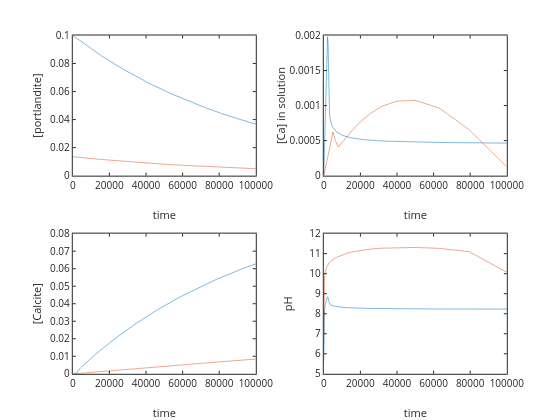

Notebook source saved alongside this figure:
### Code cell
display('red phreeqc blue ODE')

% call ODE solver

[t, C]=ode45(dCdtrate,[0 100000],[0.1 1e-6 0]);

port=C(:,1); %portlandite left over
calcite=C(:,2); %Calcite formed
Ca=C(:,3); %Ca
pH=[]; % pH reset

for i=1:size(Ca,1)
    [H,OH,H2CO3,HCO3,CO3]=CCaspeciesopen(Ca(i),Kw,KH,Ka1,Ka2,PCO2);
    pH(i)=-log10(H);
end

subplot(221); plot(t,port,time,portlanditephreeqc); ylabel('[portlandite]'); xlabel('time')
subplot(222); plot(t,Ca,time,Caphreeqc); ylabel('[Ca] in solution'); xlabel('time')
subplot(223); plot(t,calcite,time,calcitephreeqc); ylabel('[Calcite]'); xlabel('time')
subplot(224); plot(t,pH,time,pHphreeqc); ylabel('pH'); xlabel('time')

### Figure 1 — Plotly figure (JSON) as saved in the notebook; plotly's stock layout.template omitted (floating-point values rounded to 4 significant figures; data arrays with more than 128 entries replaced by an {"elided": "..."} marker saying what was removed)
{"data": [{"line": {"color": "rgb(0,113,188)", "dash": "solid", "width": 0.5}, "marker": {"color": "rgb(0,113,188)", "line": {"color": "rgb(0,113,188)"}, "size": 6, "symbol": "none"}, "mode": "lines", "name": "", "showlegend": false, "type": "scatter", "visibility": true, "x": {"elided": "810 float values"}, "xaxis": "x", "y": {"elided": "810 float values"}, "yaxis": "y"}, {"line": {"color": "rgb(216,82,24)", "dash": "solid", "width": 0.5}, "marker": {"color": "rgb(216,82,24)", "line": {"color": "rgb(216,82,24)"}, "size": 6, "symbol": "none"}, "mode": "lines", "name": "", "showlegend": false, "type": "scatter", "visibility": true, "x": [0, 10, 12.59, 15.85, 19.95, 25.12, 31.62, 39.81, 50.12, 63.1, 79.43, 100, 125.9, 158.5, 199.5, 251.2, 316.2, 398.1, 501.2, 631.0, 794.3, 1000, 1259.0, 1585.0, 1995.0, 2512.0, 3162.0, 3981.0, 5012.0, 6310.0, 7943.0, 10000, 12590.0, 15850.0, 19950.0, 25120.0, 31620.0, 39810.0, 50120.0, 63100.0, 79430.0, 100000], "xaxis": "x", "y": [0.0135, 0.0135, 0.0135, 0.0135, 0.0135, 0.0135, 0.0135, 0.01349, 0.01349, 0.01349, 0.01349, 0.01349, 0.01348, 0.01348, 0.01347, 0.01347, 0.01346, 0.01345, 0.01343, 0.01342, 0.01339, 0.01337, 0.01333, 0.01329, 0.01323, 0.01317, 0.01308, 0.01297, 0.01284, 0.01267, 0.01247, 0.01222, 0.0119, 0.01152, 0.01106, 0.0105, 0.009841, 0.009068, 0.008151, 0.007182, 0.006088, 0.004966], "yaxis": "y"}, {"line": {"color": "rgb(0,113,188)", "dash": "solid", "width": 0.5}, "marker": {"color": "rgb(0,113,188)", "line": {"color": "rgb(0,113,188)"}, "size": 6, "symbol": "none"}, "mode": "lines", "name": "", "showlegend": false, "type": "scatter", "visibility": true, "x": {"elided": "810 float values"}, "xaxis": "x2", "y": {"elided": "810 float values"}, "yaxis": "y2"}, {"line": {"color": "rgb(216,82,24)", "dash": "solid", "width": 0.5}, "marker": {"color": "rgb(216,82,24)", "line": {"color": "rgb(216,82,24)"}, "size": 6, "symbol": "none"}, "mode": "lines", "name": "", "showlegend": false, "type": "scatter", "visibility": true, "x": [0, 10, 12.59, 15.85, 19.95, 25.12, 31.62, 39.81, 50.12, 63.1, 79.43, 100, 125.9, 158.5, 199.5, 251.2, 316.2, 398.1, 501.2, 631.0, 794.3, 1000, 1259.0, 1585.0, 1995.0, 2512.0, 3162.0, 3981.0, 5012.0, 6310.0, 7943.0, 10000, 12590.0, 15850.0, 19950.0, 25120.0, 31620.0, 39810.0, 50120.0, 63100.0, 79430.0, 100000], "xaxis": "x2", "y": [0, 1.351e-06, 1.701e-06, 2.141e-06, 2.695e-06, 3.393e-06, 4.272e-06, 5.377e-06, 6.769e-06, 8.522e-06, 1.073e-05, 1.35e-05, 1.7e-05, 2.139e-05, 2.693e-05, 3.389e-05, 4.265e-05, 5.368e-05, 6.754e-05, 8.497e-05, 0.0001069, 0.0001344, 0.0001689, 0.0002123, 0.0002666, 0.0003344, 0.0004188, 0.0005214, 0.0006224, 0.0004992, 0.0004092, 0.0004728, 0.0005568, 0.000656, 0.0007666, 0.0008813, 0.0009875, 0.001063, 0.001073, 0.0009649, 0.0006557, 0.0001261], "yaxis": "y2"}, {"line": {"color": "rgb(0,113,188)", "dash": "solid", "width": 0.5}, "marker": {"color": "rgb(0,113,188)", "line": {"color": "rgb(0,113,188)"}, "size": 6, "symbol": "none"}, "mode": "lines", "name": "", "showlegend": false, "type": "scatter", "visibility": true, "x": {"elided": "810 float values"}, "xaxis": "x3", "y": {"elided": "810 float values"}, "yaxis": "y3"}, {"line": {"color": "rgb(216,82,24)", "dash": "solid", "width": 0.5}, "marker": {"color": "rgb(216,82,24)", "line": {"color": "rgb(216,82,24)"}, "size": 6, "symbol": "none"}, "mode": "lines", "name": "", "showlegend": false, "type": "scatter", "visibility": true, "x": [0, 10, 12.59, 15.85, 19.95, 25.12, 31.62, 39.81, 50.12, 63.1, 79.43, 100, 125.9, 158.5, 199.5, 251.2, 316.2, 398.1, 501.2, 631.0, 794.3, 1000, 1259.0, 1585.0, 1995.0, 2512.0, 3162.0, 3981.0, 5012.0, 6310.0, 7943.0, 10000, 12590.0, 15850.0, 19950.0, 25120.0, 31620.0, 39810.0, 50120.0, 63100.0, 79430.0, 100000], "xaxis": "x3", "y": [1e-06, 9.99e-07, 9.987e-07, 9.984e-07, 9.98e-07, 9.975e-07, 9.968e-07, 9.96e-07, 9.95e-07, 9.937e-07, 9.921e-07, 9.901e-07, 9.875e-07, 9.843e-07, 9.803e-07, 9.754e-07, 9.694e-07, 9.623e-07, 9.541e-07, 9.454e-07, 9.38e-07, 9.358e-07, 9.474e-07, 9.914e-07, 1.112e-06, 1.432e-06, 2.395e-06, 6.467e-06, 3.852e-05, 0.0003272, 0.0006226, 0.0008129, 0.001041, 0.001323, 0.001676, 0.002118, 0.002672, 0.00337, 0.004277, 0.005354, 0.006757, 0.008409], "yaxis": "y3"}, {"line": {"color": "rgb(0,113,188)", "dash": "solid", "width": 0.5}, "marker": {"color": "rgb(0,113,188)", "line": {"color": "rgb(0,113,188)"}, "size": 6, "symbol": "none"}, "mode": "lines", "name": "", "showlegend": false, "type": "scatter", "visibility": true, "x": {"elided": "810 float values"}, "xaxis": "x4", "y": {"elided": "810 float values"}, "yaxis": "y4"}, {"line": {"color": "rgb(216,82,24)", "dash": "solid", "width": 0.5}, "marker": {"color": "rgb(216,82,24)", "line": {"color": "rgb(216,82,24)"}, "size": 6, "symbol": "none"}, "mode": "lines", "name": "", "showlegend": false, "type": "scatter", "visibility": true, "x": [0, 10, 12.59, 15.85, 19.95, 25.12, 31.62, 39.81, 50.12, 63.1, 79.43, 100, 125.9, 158.5, 199.5, 251.2, 316.2, 398.1, 501.2, 631.0, 794.3, 1000, 1259.0, 1585.0, 1995.0, 2512.0, 3162.0, 3981.0, 5012.0, 6310.0, 7943.0, 10000, 12590.0, 15850.0, 19950.0, 25120.0, 31620.0, 39810.0, 50120.0, 63100.0, 79430.0, 100000], "xaxis": "x4", "y": [7, 8.284, 8.382, 8.481, 8.58, 8.679, 8.777, 8.875, 8.973, 9.071, 9.168, 9.264, 9.36, 9.455, 9.548, 9.641, 9.732, 9.822, 9.91, 9.996, 10.08, 10.16, 10.25, 10.33, 10.41, 10.49, 10.57, 10.65, 10.72, 10.78, 10.85, 10.94, 11.02, 11.09, 11.16, 11.22, 11.27, 11.31, 11.31, 11.27, 11.1, 10.07], "yaxis": "y4"}], "layout": {"height": 420, "hovermode": "closest", "margin": {"b": 0, "l": 0, "r": 0, "t": 0}, "plot_bgcolor": "rgba(0, 0, 0, 0)", "showlegend": false, "width": 560, "xaxis": {"anchor": "y", "autorange": false, "domain": [0.13, 0.4568], "exponentformat": "none", "gridcolor": "rgba(38,38,38,0.15)", "gridwidth": 1, "linecolor": "rgb(38,38,38)", "linewidth": 1, "mirror": "ticks", "range": [0, 100000], "showgrid": false, "showline": true, "side": "bottom", "spikedash": "solid", "spikemode": "across", "spikesides": false, "spikethickness": 1, "tickangle": 0, "tickcolor": "rgb(38,38,38)", "tickfont": {"color": "rgb(38,38,38)", "size": 10}, "ticklen": 3, "ticks": "inside", "ticktext": ["0", "20000", "40000", "60000", "80000", "100000"], "tickvals": [0, 20000, 40000, 60000, 80000, 100000], "title": {"font": {"color": "rgb(38,38,38)", "size": 11}, "text": "time"}, "type": "linear", "visible": true, "zeroline": false}, "xaxis2": {"anchor": "y2", "autorange": false, "domain": [0.5782, 0.905], "exponentformat": "none", "gridcolor": "rgba(38,38,38,0.15)", "gridwidth": 1, "linecolor": "rgb(38,38,38)", "linewidth": 1, "mirror": "ticks", "range": [0, 100000], "showgrid": false, "showline": true, "side": "bottom", "spikedash": "solid", "spikemode": "across", "spikesides": false, "spikethickness": 1, "tickangle": 0, "tickcolor": "rgb(38,38,38)", "tickfont": {"color": "rgb(38,38,38)", "size": 10}, "ticklen": 3, "ticks": "inside", "ticktext": ["0", "20000", "40000", "60000", "80000", "100000"], "tickvals": [0, 20000, 40000, 60000, 80000, 100000], "title": {"font": {"color": "rgb(38,38,38)", "size": 11}, "text": "time"}, "type": "linear", "visible": true, "zeroline": false}, "xaxis3": {"anchor": "y3", "autorange": false, "domain": [0.13, 0.4568], "exponentformat": "none", "gridcolor": "rgba(38,38,38,0.15)", "gridwidth": 1, "linecolor": "rgb(38,38,38)", "linewidth": 1, "mirror": "ticks", "range": [0, 100000], "showgrid": false, "showline": true, "side": "bottom", "spikedash": "solid", "spikemode": "across", "spikesides": false, "spikethickness": 1, "tickangle": 0, "tickcolor": "rgb(38,38,38)", "tickfont": {"color": "rgb(38,38,38)", "size": 10}, "ticklen": 3, "ticks": "inside", "ticktext": ["0", "20000", "40000", "60000", "80000", "100000"], "tickvals": [0, 20000, 40000, 60000, 80000, 100000], "title": {"font": {"color": "rgb(38,38,38)", "size": 11}, "text": "time"}, "type": "linear", "visible": true, "zeroline": false}, "xaxis4": {"anchor": "y4", "autorange": false, "domain": [0.5782, 0.905], "exponentformat": "none", "gridcolor": "rgba(38,38,38,0.15)", "gridwidth": 1, "linecolor": "rgb(38,38,38)", "linewidth": 1, "mirror": "ticks", "range": [0, 100000], "showgrid": false, "showline": true, "side": "bottom", "spikedash": "solid", "spikemode": "across", "spikesides": false, "spikethickness": 1, "tickangle": 0, "tickcolor": "rgb(38,38,38)", "tickfont": {"color": "rgb(38,38,38)", "size": 10}, "ticklen": 3, "ticks": "inside", "ticktext": ["0", "20000", "40000", "60000", "80000", "100000"], "tickvals": [0, 20000, 40000, 60000, 80000, 100000], "title": {"font": {"color": "rgb(38,38,38)", "size": 11}, "text": "time"}, "type": "linear", "visible": true, "zeroline": false}, "yaxis": {"anchor": "x", "autorange": false, "domain": [0.5818, 0.9155], "exponentformat": "none", "gridcolor": "rgba(38,38,38,0.15)", "gridwidth": 1, "linecolor": "rgb(38,38,38)", "linewidth": 1, "mirror": "ticks", "range": [0, 0.1], "showgrid": false, "showline": true, "side": "left", "spikedash": "solid", "spikemode": "across", "spikesides": false, "spikethickness": 1, "tickangle": 0, "tickcolor": "rgb(38,38,38)", "tickfont": {"color": "rgb(38,38,38)", "size": 10}, "ticklen": 3, "ticks": "inside", "ticktext": ["0", "0.02", "0.04", "0.06", "0.08", "0.1"], "tickvals": [0, 0.02, 0.04, 0.06, 0.08, 0.1], "title": {"font": {"color": "rgb(38,38,38)", "size": 11}, "text": "[portlandite]"}, "type": "linear", "visible": true, "zeroline": false}, "yaxis2": {"anchor": "x2", "autorange": false, "domain": [0.5818, 0.9155], "exponentformat": "none", "gridcolor": "rgba(38,38,38,0.15)", "gridwidth": 1, "linecolor": "rgb(38,38,38)", "linewidth": 1, "mirror": "ticks", "range": [0, 0.002], "showgrid": false, "showline": true, "side": "left", "spikedash": "solid", "spikemode": "across", "spikesides": false, "spikethickness": 1, "tickangle": 0, "tickcolor": "rgb(38,38,38)", "tickfont": {"color": "rgb(38,38,38)", "size": 10}, "ticklen": 3, "ticks": "inside", "ticktext": ["0", "0.0005", "0.001", "0.0015", "0.002"], "tickvals": [0, 0.0005, 0.001, 0.0015, 0.002], "title": {"font": {"color": "rgb(38,38,38)", "size": 11}, "text": "[Ca] in solution"}, "type": "linear", "visible": true, "zeroline": false}, "yaxis3": {"anchor": "x3", "autorange": false, "domain": [0.11, 0.4437], "exponentformat": "none", "gridcolor": "rgba(38,38,38,0.15)", "gridwidth": 1, "linecolor": "rgb(38,38,38)", "linewidth": 1, "mirror": "ticks", "range": [0, 0.08], "showgrid": false, "showline": true, "side": "left", "spikedash": "solid", "spikemode": "across", "spikesides": false, "spikethickness": 1, "tickangle": 0, "tickcolor": "rgb(38,38,38)", "tickfont": {"color": "rgb(38,38,38)", "size": 10}, "ticklen": 3, "ticks": "inside", "ticktext": ["0", "0.01", "0.02", "0.03", "0.04", "0.05", "0.06", "0.07", "0.08"], "tickvals": [0, 0.01, 0.02, 0.03, 0.04, 0.05, 0.06, 0.07, 0.08], "title": {"font": {"color": "rgb(38,38,38)", "size": 11}, "text": "[Calcite]"}, "type": "linear", "visible": true, "zeroline": false}, "yaxis4": {"anchor": "x4", "autorange": false, "domain": [0.11, 0.4437], "exponentformat": "none", "gridcolor": "rgba(38,38,38,0.15)", "gridwidth": 1, "linecolor": "rgb(38,38,38)", "linewidth": 1, "mirror": "ticks", "range": [5, 12], "showgrid": false, "showline": true, "side": "left", "spikedash": "solid", "spikemode": "across", "spikesides": false, "spikethickness": 1, "tickangle": 0, "tickcolor": "rgb(38,38,38)", "tickfont": {"color": "rgb(38,38,38)", "size": 10}, "ticklen": 3, "ticks": "inside", "ticktext": ["5", "6", "7", "8", "9", "10", "11", "12"], "tickvals": [5, 6, 7, 8, 9, 10, 11, 12], "title": {"font": {"color": "rgb(38,38,38)", "size": 11}, "text": "pH"}, "type": "linear", "visible": true, "zeroline": false}}}
